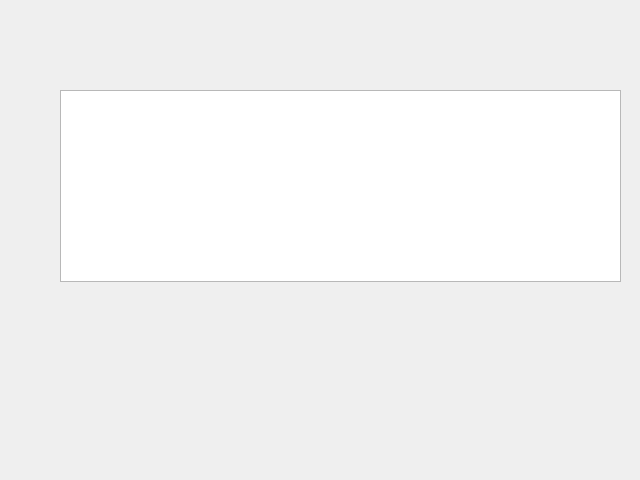
<?xml version="1.0" encoding="UTF-8"?>
<ui version="4.0">
 <class>mainmenu</class>
 <widget class="QWidget" name="mainmenu">
  <property name="geometry">
   <rect>
    <x>0</x>
    <y>0</y>
    <width>640</width>
    <height>480</height>
   </rect>
  </property>
  <property name="windowTitle">
   <string>Form</string>
  </property>
  <widget class="QListWidget" name="listWidget">
   <property name="geometry">
    <rect>
     <x>60</x>
     <y>90</y>
     <width>561</width>
     <height>192</height>
    </rect>
   </property>
   <property name="viewMode">
    <enum>QListView::IconMode</enum>
   </property>
  </widget>
 </widget>
 <resources/>
 <connections/>
</ui>
